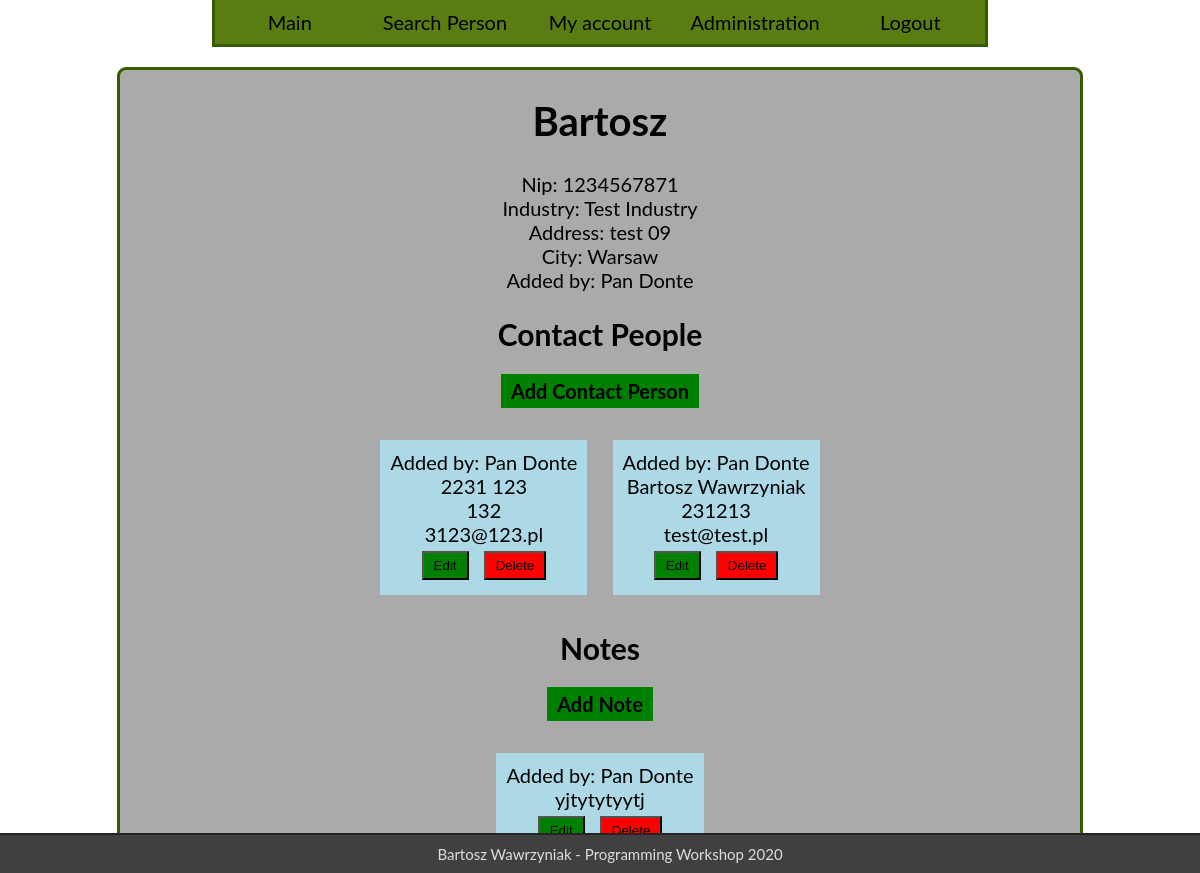
The app's page /detail/2 (signed in), older data.
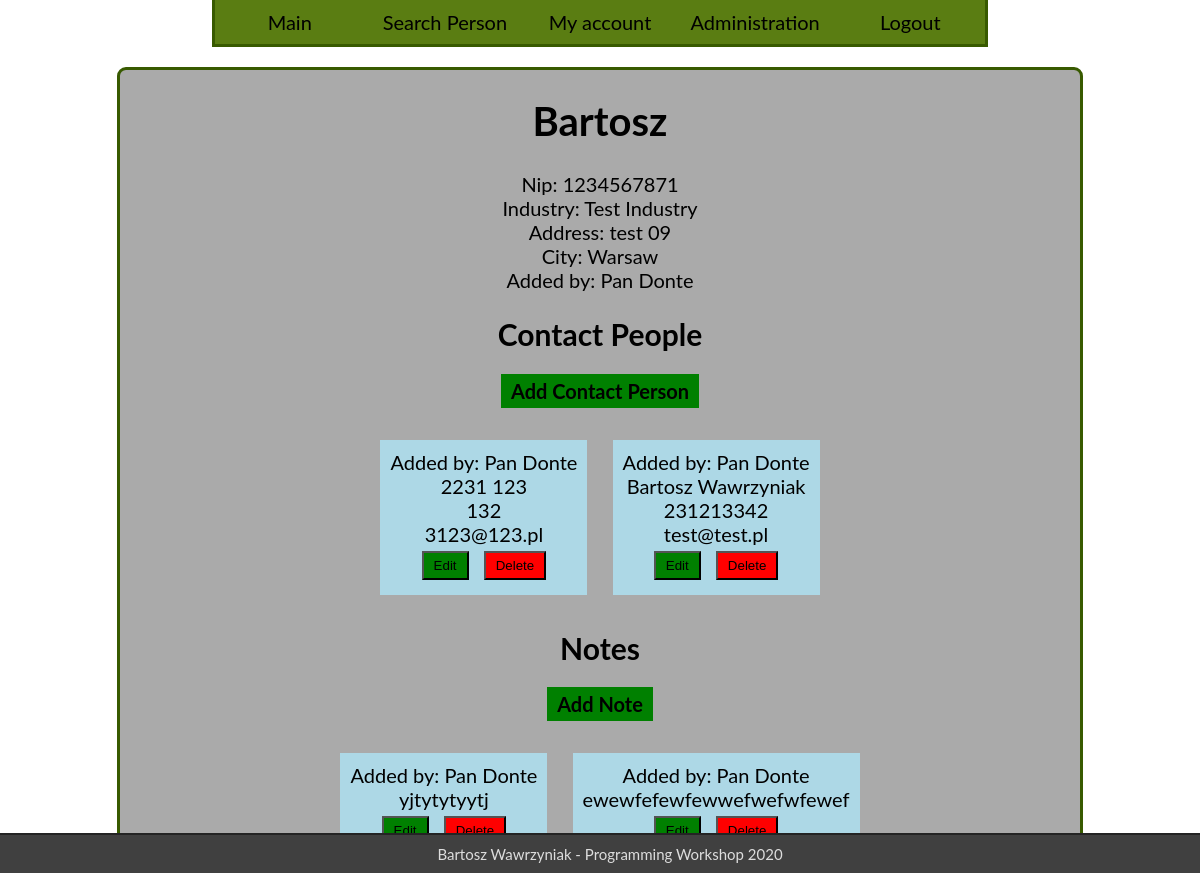
The same page, newer data.
### CRM/models.py (models this page shows, shortened)
class ContactPerson(models.Model):
    name = models.CharField(max_length=30)
    surname = models.CharField(max_length=40)
    phone = models.CharField(max_length=9)
    mail = models.EmailField()
    company = models.ForeignKey(Company, on_delete=models.SET_NULL, null=True)
    user = models.ForeignKey(User, on_delete=models.SET_NULL, null=True)
    is_deleted = models.BooleanField(default=False)
    def __str__(self):
        return self.name + ' ' + self.surname

class Note(models.Model):
    content = models.TextField()
    is_deleted = models.BooleanField(default=False)
    company = models.ForeignKey(Company, on_delete=models.SET_NULL, null=True)
    user = models.ForeignKey(User, on_delete=models.SET_NULL, null=True)

### users/models.py (models this page shows)
class User(AbstractBaseUser):
    login = models.CharField(max_length=30, unique=True)
    name = models.CharField(max_length=20)
    surname = models.CharField(max_length=30)
    date_of_birth = models.DateField()
    role_id = models.ForeignKey(Role, on_delete=models.SET_NULL, null=True)
    is_deleted = models.BooleanField(default=False)
    objects = BaseUserManager()
    REQUIRED_FIELDS = ['name', 'surname', 'date_of_birth', 'role_id']
    USERNAME_FIELD = 'login'
    @property
    def admin(self):
        return self.role_id.role_name == 'admin'
    @property
    def moderator(self):
        return self.role_id.role_name == 'moderator' or self.admin

### CRM/views.py (the view)
class DetailView(LoginRequiredMixin, View):
    login_url = 'users:login'
    redirect_field_name = 'redirect'
    template = 'CRM/detail.html'
    def get(self, request, company_id):
        company = Company.objects.all().filter(is_deleted=False).get(pk=company_id)
        notes = Note.objects.all().filter(company=company).filter(is_deleted=False)
        contacts = ContactPerson.objects.all().filter(company=company).filter(is_deleted=False)
        return render(request, self.template, {'company': company, 'notes': notes, 'contacts': contacts})

### CRM/models.py (called while the page is built)
    def __str__(self):
        return self.name

### templates/CRM/detail.html (shortened to what this page needs)
{% extends 'base.html' %}
{% load static %}
{% block content %}
    <div id="content">
        <h1>{{ company.name }}</h1>
        Nip: {{ company.nip }}<br>
        Industry: {{ company.industry }}<br>
        Address: {{ company.address }}<br>
        City: {{ company.city }}<br>
        Added by: {{ company.user }}<br>
        <h2>Contact People</h2>
        <h4><a href="{% url 'CRM:add_person' company.id %}" class="edit">Add Contact Person</a></h4>
        {% for person in contacts %}
            <div id="person-{{ person.id }}" class="widget">
                Added by: {{ person.user }}<br>
                {{ person }}<br>
                {{ person.phone }}<br>
                {{ person.mail }}<br>
                <a href="{% url 'CRM:edit_person' company.id person.id %}"><button class="edit">Edit</button></a>
                <button onclick="del('{% url 'CRM:edit_person' company.id person.id %}', '#person-{{ person.id }}')" class="delete">
                    Delete
                </button>
            </div>
        {% endfor %}
        <h2>Notes</h2>
        <h4><a href="{% url 'CRM:add_note' company.id %}" class="edit">Add Note</a></h4>
        {% for note in notes %}
            <div id="note-{{ note.id }}" class="widget">
                Added by: {{ note.user }}<br>
                {{ note.content }}<br>
                <a href="{% url 'CRM:edit_note' company.id note.id %}" ><button class="edit">Edit</button></a>
                <button onclick="del('{% url 'CRM:edit_note' company.id note.id %}', '#note-{{ note.id }}')" class="delete">
                    Delete
                </button>
            </div>
        {% endfor %}
    </div>
{% endblock %}

Row changes from the older to the newer data that the page shows:
changed ContactPerson "Bartosz Wawrzyniak": phone "231213" → "231213342"
added Note: user "Pan Donte", content "ewewfefewfewwefwefwfewef"
